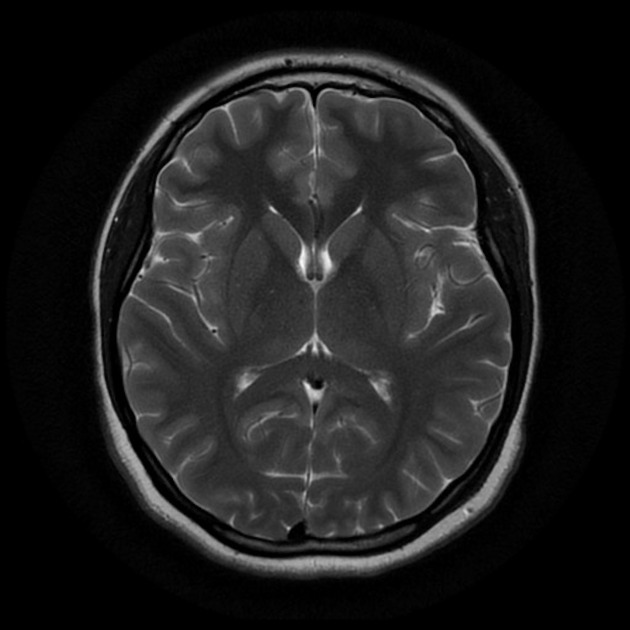
#> input picture UTS Comvis/brain_tumor_dataset/no/1 no.jpeg, 630 x 630 px, found by its file name; its folder holds only this picture in this run
$ jupyter execute --allow-errors 2318001FadhliUTSComvisKlasifikasiCitraTumorMetodeSVM.ipynb   (older library calls are emulated)
#> lines starting #> are read from the running program, lines starting #| are printed output that depends on the picture; after the words box and inside, x2 and y2 are one past the last pixel; in counts of white or black regions, pixels touching at a corner belong together
#> further down, img is the input picture: shape (630, 630); min 0, max 248, mean 29.7
#> `mean_intensity = np.mean(img)`: mean_intensity = 29.63
#> `std_intensity = np.std(img)`: std_intensity = 36.15
#> `contrast = graycoprops(glcm, 'contrast')[0, 0]`: contrast = 963.1
#> `energy = graycoprops(glcm, 'energy')[0, 0]`: energy = 0.214
#> `homogeneity = graycoprops(glcm, 'homogeneity')[0, 0]`: homogeneity = 0.35
#> `_, thresh = cv2.threshold(img, 127, 255, cv2.THRESH_BINARY)`:
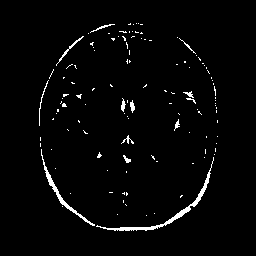
#> thresh: shape (256, 256); 2.4% white in thin lines or dots, all inside (x1, y1, x2, y2) = (39, 23, 218, 231)
#> `contours, _ = cv2.findContours(thresh, cv2.RETR_EXTERNAL, cv2.CHAIN_AP..`: contours = 119 contours, 114 with area under 20; largest, box (x1, y1, x2, y2) and area: (96, 157, 214, 231) 337, (41, 149, 95, 226) 198, (56, 36, 84, 66) 40, (130, 100, 135, 113) 26, (121, 98, 126, 112) 24
#> `cnt = max(contours, key=cv2.contourArea)`: cnt = contour of 155 points, box (x1, y1, x2, y2) (96, 157, 214, 231), area 337
#> `area = cv2.contourArea(cnt)`: area = 337
#> `perimeter = cv2.arcLength(cnt, True)`: perimeter = 342.9
# 🧠 Klasifikasi Citra Tumor Otak Menggunakan Support Vector Machine (SVM)

**Mata Kuliah :** Computer Vision
**Nama :** Fadhli Ilham Nafi'an Yuswono
**NIM :** 2318001

---

### 🔗 Dataset :
* **Dataset Raw Citra MRI :** [Kaggle - Brain MRI Images for Brain Tumor Detection](https://www.kaggle.com/datasets/navoneel/brain-mri-images-for-brain-tumor-detection) (Terdiri dari 253 citra: 155 Yes/Tumor, 98 No/Sehat)

---
**Tujuan Proyek :** Proyek ini bertujuan mengklasifikasikan citra MRI otak menjadi dua kategori: **Tumor (Yes)** dan **Sehat (No)** menggunakan **Support Vector Machine (SVM)** berdasarkan fitur intensitas warna, bentuk (area/perimeter), dan tekstur GLCM.

### 1️⃣ Import Library & Koneksi Dataset

[cell 1]
import os
import cv2
import numpy as np
import pandas as pd
import matplotlib.pyplot as plt
import seaborn as sns
from skimage.feature import graycomatrix, graycoprops
from skimage.measure import shannon_entropy
from sklearn.model_selection import train_test_split
from sklearn.svm import SVC
from sklearn.preprocessing import StandardScaler
from sklearn.metrics import accuracy_score, classification_report, confusion_matrix, roc_curve, auc
from google.colab import drive

plt.style.use('seaborn-v0_8-muted')
sns.set_theme(style="whitegrid")

drive.mount('/content/drive')
base_path = '/content/drive/MyDrive/Study/Semester 6/Computer Vision/UTS/Dataset/brain_tumor_dataset'
categories = ['no', 'yes']
print("✅ Drive berhasil tersambung!")

### 2️⃣ Ekstraksi Fitur (Warna, Tekstur, dan Bentuk)
Untuk mendapatkan hasil analisis yang kaya dan representatif, sistem ini mengekstraksi 3 jenis fitur sekaligus dari setiap citra yairu:
1. **Fitur Warna/Intensitas :** menghitung rata-rata kecerahan (*Mean*) dan standar deviasi (*Std Dev*) piksel
2. **Fitur Bentuk (Morfologi) :** menggunakan *Thresholding* dan *Contours* untuk menghitung luas area massa (*Area*) dan keliling luar objek (*Perimeter*)
3. **Fitur Tekstur (GLCM) :** mengekstraksi *Contrast*, *Energy*, dan *Homogeneity* untuk mendeteksi tingkat kekasaran dan keseragaman jaringan

[cell 2]
data_features = []
labels = []
print("🔄 Memproses ekstraksi fitur Warna, Tekstur, dan Bentuk... Mohon tunggu.")

#> (the rest of this cell did not finish here and is left out)

### 🧮 Perhitungan Manual Ekstraksi Fitur

**A. Mean Intensity (Warna)**
Menghitung rata-rata tingkat kecerahan piksel pada citra grayscale:
$$Mean = \frac{1}{M \times N} \sum_{x=0}^{M-1} \sum_{y=0}^{N-1} f(x,y)$$

**B. GLCM Contrast (Tekstur)**
Mengukur variasi intensitas antar piksel bertetangga untuk mendeteksi tekstur jaringan:
$$Contrast = \sum_{i,j=0}^{N-1} P_{i,j}(i-j)^2$$
**C. Area (Bentuk/Morfologi)**
Menghitung luas area massa dengan menjumlahkan total piksel objek (bernilai putih/1) pada citra hasil *thresholding*:
$$Area = \sum_{x=0}^{M-1} \sum_{y=0}^{N-1} I(x,y)$$
*(Di mana $I(x,y)$ bernilai 1 jika piksel adalah bagian dari objek, dan 0 jika *background*)*

Perbandingkan citra asli dan citra hasil Thresholding (sebelum dihitung Area-nya)

[cell 3]
# Visualisasi Proses Ekstraksi Bentuk (Thresholding)
import matplotlib.pyplot as plt

# Mengambil satu sampel citra acak dari folder 'yes' (Tumor)
#> (the rest of this cell did not finish here and is left out)

### 3️⃣ Exploratory Data Analysis (EDA) - Distribusi Fitur
sebelum melatih model, kita bisa lihat bagaimana persebaran data tekstur antara citra Sehat (0) dan Tumor (1). Dibawah ini kita bisa melihat fitur mana yang memiliki perbedaan distribusi yg paling mencolok

[cell 4]
plt.figure(figsize=(16, 10))
# Tampilkan 6 fitur yang mewakili kombinasi bentuk, warna, dan tekstur
features_plot = ['Mean_Intensitas', 'Area', 'Perimeter', 'Contrast', 'Energy', 'Homogeneity']

#> (the rest of this cell did not finish here and is left out)

Correlation Heatmap

[cell 5]
plt.figure(figsize=(10, 8))
#> (the rest of this cell did not finish here and is left out)

Pairplot / Scatter Plot 2D

#> (a cell that did not finish here is left out)

### 4️⃣ Preprocessing (Split & Scaling Data)
data yang sudah diekstraksi tadi kita bagi menjadi dua bagian: **80% untuk Training** dan **20% untuk Testing**.
Kita juga menerapkan `StandardScaler` agar seluruh fitur punya rentang skala yang seragam, sehingga algoritma SVM dapat bekerja secara optimal tanpa bias pada fitur yang nilainya terlalu besar

#> (a cell that did not finish here is left out)

### 5️⃣ Training Model SVM (*Support Vector Machine*)
model SVM ini kita latih menggunakan `kernel='linear'`. Pendekatan linear dipilih karena sangat efektif untuk mencari *hyperplane* (garis batas pemisah) yang paling optimal pada dataset medis berukuran menengah dengan jumlah fitur yang padat

[cell 8]
# Menggunakan Kernel Linear untuk klasifikasi optimal
svm_model = SVC(kernel='linear', probability=True, random_state=42)
#> (the rest of this cell did not finish here and is left out)

### 6️⃣ Evaluasi Performa Model
u/ memastikan model tidak asal menebak, kita mengevaluasinya menggunakan dua metrik yaitu:
1. **Confusion Matrix :** melihat detail jumlah tebakan yang benar (True Positive/Negative) dan yang meleset
2. **ROC Curve (AUC) :** mengukur kemampuan model dalam membedakan kelas. Semakin mendekati angka 1.00, semakin sempurna model memisahkan data Tumor dan Sehat

#> (a cell that did not finish here is left out)

### 🧮 Perhitungan Manual: Evaluasi Model SVM

**1. Evaluasi Model SVM (Akurasi)**
Berdasarkan hasil *Confusion Matrix* dari 51 citra data uji (*Testing*), diperoleh sebaran prediksi sebagai berikut:
* **True Positive (TP)** : 27 (Tumor diprediksi benar)
* **True Negative (TN)** : 12 (Sehat diprediksi benar)
* **False Positive (FP)** : 8 (Sehat salah diprediksi sebagai Tumor)
* **False Negative (FN)** : 4 (Tumor salah diprediksi sebagai Sehat)

Maka, tingkat akurasi model secara manual dihitung dengan:
$$Accuracy = \frac{TP + TN}{TP + TN + FP + FN}$$
$$Accuracy = \frac{27 + 12}{27 + 12 + 8 + 4} = \frac{39}{51} = 0.7647 \approx \mathbf{76.47\%}$$

**2. Implementasi Linear Hyperplane SVM**
Karena menggunakan `kernel='linear'`, SVM bekerja dengan mencari garis pemisah (*hyperplane*) optimal yang memisahkan kelas 0 (Sehat) dan 1 (Tumor) menggunakan persamaan:
$$f(x) = w \cdot x + b$$
Di mana $w$ merepresentasikan bobot (*weights*) dari fitur yang diekstraksi dan $b$ adalah nilai bias. Model mencari kombinasi bobot ini untuk memaksimalkan jarak margin antar dua kelas jaringan tersebut.

### 7️⃣ Showcase Deteksi Tumor & Analisa Tekstur

[cell 10]
import random
import warnings
warnings.filterwarnings('ignore')

plt.figure(figsize=(14, 6))

# 1. Mengambil 8 sampel gambar acak (4 Sehat, 4 Tumor)
sample_files = []
for cat in categories:
    folder = os.path.join(base_path, cat)
    if os.path.exists(folder):
        files = os.listdir(folder)
        for f in random.sample(files, min(4, len(files))):
            sample_files.append((os.path.join(folder, f), cat))
#> `mean_i = np.mean(img_resized)`: mean_i = 29.63
#> `std_i = np.std(img_resized)`: std_i = 36.15
#> `c = graycoprops(glcm, 'contrast')[0, 0]`: c = 963.1
#> `e = graycoprops(glcm, 'energy')[0, 0]`: e = 0.214
#> `h = graycoprops(glcm, 'homogeneity')[0, 0]`: h = 0.35
#> `perim = cv2.arcLength(cnt, True)`: perim = 342.9

random.shuffle(sample_files)

# 2. Proses ekstraksi fitur hybrid dan Prediksi SVM
#> (the rest of this cell did not finish here and is left out)
